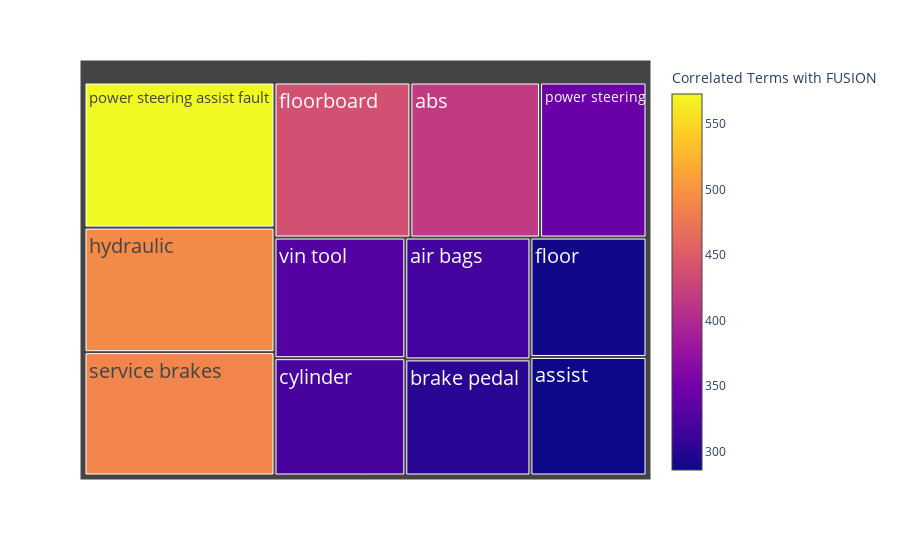

The notebook cell saved with this chart:
### Code cell
show_rules_for_model(np_rules, 'FUSION')

### Figure 1 — Plotly figure (JSON) as saved in the notebook; plotly's stock layout.template omitted (floating-point values rounded to 4 significant figures)
{"data": [{"branchvalues": "total", "domain": {"x": [0, 1], "y": [0, 1]}, "hovertemplate": "labels=%{label}<br>Frequency=%{value}<br>parent=%{parent}<br>id=%{id}<extra></extra>", "ids": ["abs", "air bags", "assist", "brake pedal", "cylinder", "floor", "floorboard", "hydraulic", "power steering", "power steering assist fault", "service brakes", "vin tool"], "labels": ["abs", "air bags", "assist", "brake pedal", "cylinder", "floor", "floorboard", "hydraulic", "power steering", "power steering assist fault", "service brakes", "vin tool"], "name": "", "parents": ["", "", "", "", "", "", "", "", "", "", "", ""], "values": [418, 317, 286, 302, 319, 288, 438, 492, 343, 573, 487, 328], "type": "treemap", "marker": {"colorbar": {"title": {"text": "Correlated Terms with FUSION"}}}, "root": {"color": "lightgrey"}, "textinfo": "label", "insidetextfont": {"size": 20}}], "layout": {"legend": {"tracegroupgap": 0}, "margin": {"t": 60}}}
